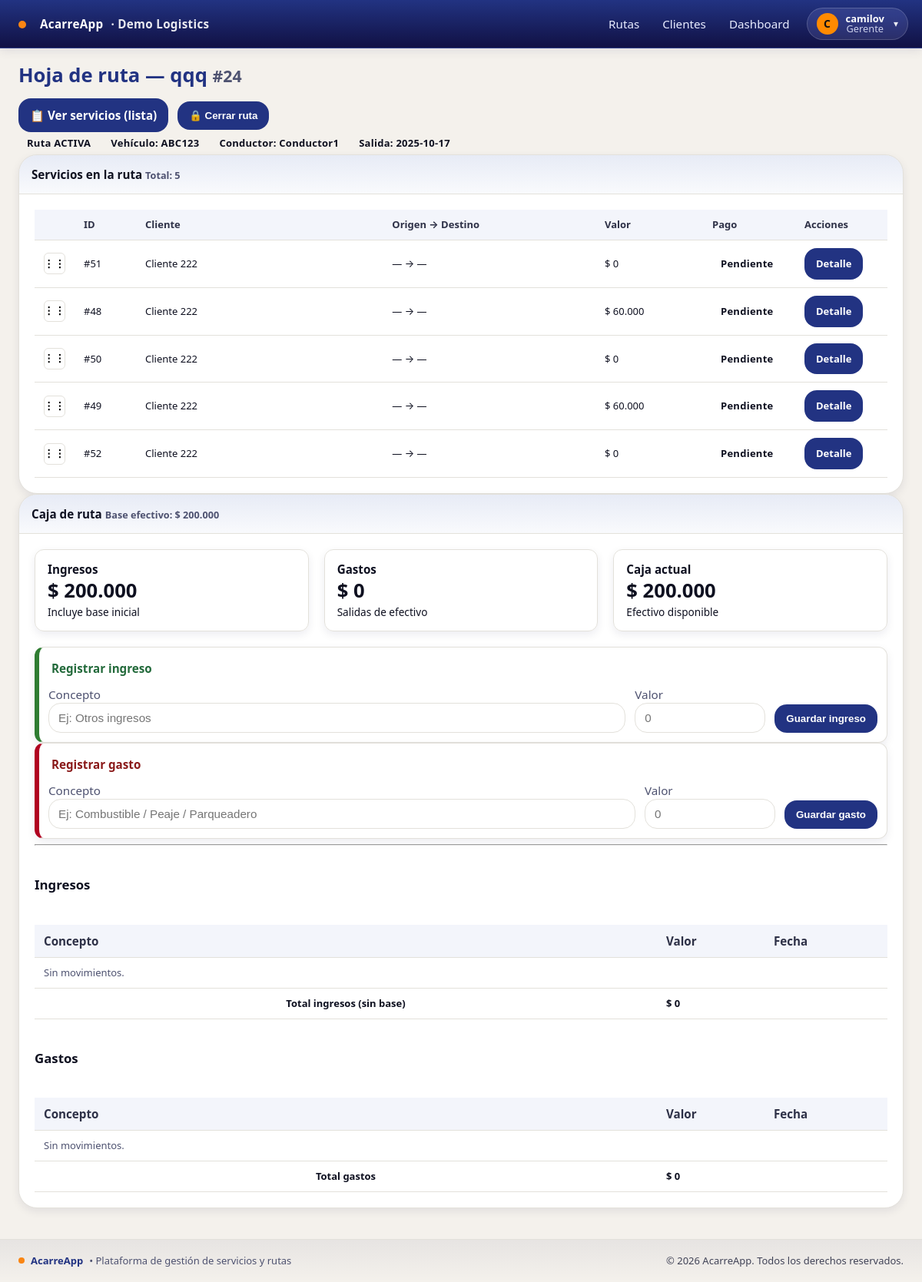
The app's page /rutas/24/hoja/ (signed in), older data.
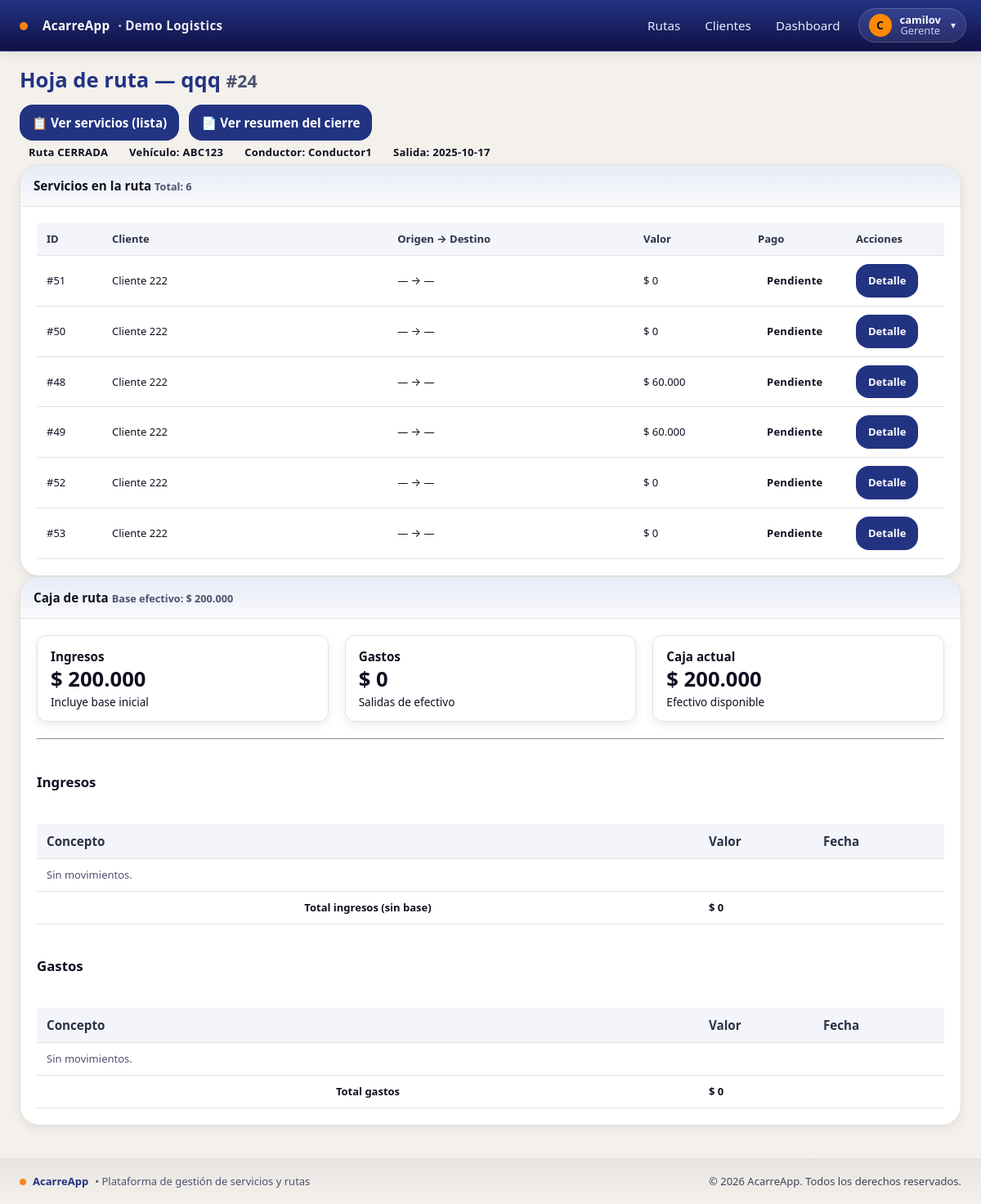
The same page, newer data.
### servicios/models.py (models this page shows, shortened)
class Servicio(models.Model):
    PENDIENTE = 'PEND'
    ANTICIPO = 'ANT'
    PAGADO = 'PAG'
    ESTADOS = [(PENDIENTE,'Pendiente'), (ANTICIPO,'Recibir anticipo'), (PAGADO,'Pagado')]
    cliente = models.ForeignKey('empresa.Cliente', on_delete=models.PROTECT)
    ruta = models.ForeignKey('rutas.Ruta', on_delete=models.CASCADE, related_name='servicios')
    valor = models.PositiveIntegerField(default=0)
    estado_pago = models.CharField(max_length=4, choices=ESTADOS, default=PENDIENTE)
    anticipo = models.PositiveIntegerField(default=0)
    origen = models.CharField(max_length=200, blank=True)
    destino = models.CharField(max_length=200, blank=True)
    notas = models.TextField(blank=True)
    recogido = models.BooleanField(default=False)
    entregado = models.BooleanField(default=False)
    recogido_en = models.DateTimeField(null=True, blank=True)
    lat_recogida = models.FloatField(null=True, blank=True)
    lon_recogida = models.FloatField(null=True, blank=True)
    entregado_en = models.DateTimeField(null=True, blank=True)
    lat_entrega = models.FloatField(null=True, blank=True)
    lon_entrega = models.FloatField(null=True, blank=True)
    orden = models.PositiveIntegerField(default=0, db_index=True)
    cantidad = models.PositiveIntegerField(
        default=1,
        validators=[MinValueValidator(1)],
        help_text="Número de unidades asociadas al servicio (mínimo 1)."
    )
    class Meta:
        ordering = ['ruta', 'orden', 'id']
    @property
    def saldo_cartera(self):
        if self.estado_pago == self.PAGADO:
            return 0
        if self.estado_pago == self.PENDIENTE:
            return self.valor
        return max(self.valor - self.anticipo, 0)

### empresa/models.py (models this page shows, shortened)
class Cliente(models.Model):
    empresa = models.ForeignKey(Empresa, on_delete=models.PROTECT)
    nombre = models.CharField(max_length=120)
    contacto = models.CharField(max_length=120, blank=True)
    telefono = models.CharField(max_length=50, blank=True)
    direccion = models.CharField(max_length=200, blank=True)
    activo = models.BooleanField(default=True)
    class Meta:
        unique_together = [('empresa','nombre')]
        ordering = ['nombre']

### rutas/views.py (the view)
# urls.py: path('<int:pk>/hoja/', views.RutaDetailView.as_view(), name='hoja'),   # ⬅️ hoja de ruta
@method_decorator(login_required, name='dispatch')
class RutaDetailView(DetailView):
    model = Ruta
    template_name = 'rutas/detail.html'
    context_object_name = 'ruta'
    def get_queryset(self):
        emp = get_current_empresa()
        qs = Ruta.objects.filter(empresa=emp).select_related('vehiculo', 'conductor')
        if is_conductor(self.request.user):
            qs = qs.filter(conductor=self.request.user)
        return qs
    def dispatch(self, request, *args, **kwargs):
        self.object = self.get_object()
        if is_conductor(request.user) and self.object.estado != 'ACTIVA':
            messages.warning(request, 'Esta ruta ya fue cerrada.')
            return redirect('rutas:list')
        return super().dispatch(request, *args, **kwargs)
    def get_context_data(self, **kwargs):
        ctx = super().get_context_data(**kwargs)
        ruta = self.object
        servicios = ruta.servicios.select_related('cliente').order_by('orden', 'id')
        tot_servicios = servicios.count()
        valor_total = sum(s.valor for s in servicios)
        total_cobrado = sum(s.valor for s in servicios if s.estado_pago == 'PAG')
        total_pendiente = sum(getattr(s, 'saldo_cartera', 0) for s in servicios)
        movs = ruta.movimientos.all().order_by('-timestamp')
        total_gastos = sum(m.valor for m in movs if m.tipo == 'GASTO')
        total_ingresos = ruta.base_efectivo + sum(m.valor for m in movs if m.tipo == 'INGRESO')
        disponible = total_ingresos - total_gastos
        utilidad_neta = total_cobrado - total_gastos
        base = ruta.base_efectivo or 0
        ingresos_sin_base = (total_ingresos or 0) - base
        ctx.update({
            'servicios': servicios,
            'movimientos': movs,
            'tot_servicios': tot_servicios,
            'valor_total': valor_total,
            'total_cobrado': total_cobrado,
            'total_pendiente': total_pendiente,
            'total_gastos': total_gastos,
            'total_ingresos': total_ingresos,
            'disponible': disponible,
            'utilidad_neta': utilidad_neta,
            'ingresos_sin_base': ingresos_sin_base,   # ← aquí
            'es_gerente': is_gerente(self.request.user),
            'es_conductor': is_conductor(self.request.user),
            'add_servicio_url': reverse('servicios:crear') + f'?ruta={ruta.pk}',
        })
        return ctx

### acarreapp/context_processors.py (called while the page is built)
def vapid_public_key(request):
    return {"VAPID_PUBLIC_KEY": settings.VAPID_PUBLIC_KEY}

### acarreapp/tenancy.py (called while the page is built)
def set_current_empresa(empresa):
    _state.empresa = empresa

def get_current_empresa():
    return getattr(_state, 'empresa', None)

def empresa_context(request):
    return {'empresa_actual': get_current_empresa()}

### rutas/templatetags/formatting.py (called while the page is built)
def _to_number(value):
    try:
        return float(value)
    except Exception:
        return 0.0

@register.filter
def miles(value):
    n = int(round(_to_number(value)))
    return f"{n:,}".replace(",", ".")

@register.filter
def money(value):
    return f"$ {miles(value)}"

### rutas/views.py (called while the page is built)
def is_gerente(user):
    role = getattr(getattr(user, 'userprofile', None), 'rol', '')
    return user.is_superuser or user.is_staff or role == 'GERENTE'

def is_conductor(user):
    role = getattr(getattr(user, 'userprofile', None), 'rol', '')
    return role == 'CONDUCTOR' or user.groups.filter(name__iexact='Conductor').exists()

### templates/rutas/detail.html (shortened to what the changed rows need)
{% extends "base.html" %}
{% load formatting %}
{% load humanize %}
{% block content %}
<div class="d-flex justify-content-between align-items-center mb-3">
  <h1 class="m-0">
    Hoja de ruta — {{ ruta.nombre|default:"(sin nombre)" }} <small class="text-muted">#{{ ruta.id }}</small>
  </h1>
  <div class="actions-inline">
    <a class="btn btn-outline-primary" href="{% url 'servicios:por_ruta' ruta.id %}">📋 Ver servicios (lista)</a>
    {% if user.is_superuser or user.is_staff %}
      {% if ruta.estado == "ACTIVA" %}
        <form method="post"
              action="{% url 'rutas:cerrar' ruta.id %}"
              onsubmit="return confirm('¿Seguro que quieres cerrar la ruta #{{ ruta.id }}? Ya no se podrán operar servicios y se generará el cierre.');">
          <button class="btn btn-outline-danger">🔒 Cerrar ruta</button>
        </form>
      {% else %}
        <a class="btn btn-outline-dark" href="{% url 'rutas:cierre_resumen' ruta.id %}">📄 Ver resumen del cierre</a>
      {% endif %}
    {% endif %}
  </div>
</div>
<div class="mb-3">
  {% if ruta.estado == "ACTIVA" %}
    <span class="badge text-bg-success">Ruta ACTIVA</span>
  {% else %}
    <span class="badge text-bg-secondary">Ruta CERRADA</span>
  {% endif %}
  {% if ruta.vehiculo %}
    <span class="badge text-bg-light text-dark">
      Vehículo: {% firstof ruta.vehiculo.placa ruta.vehiculo|stringformat:"s" "—" %}
    </span>
  {% endif %}
  {% if ruta.conductor %}
    <span class="badge text-bg-light text-dark">
      Conductor: {% firstof ruta.conductor.get_full_name ruta.conductor.username "—" %}
    </span>
  {% endif %}
  {% if ruta.fecha_salida %}
    <span class="badge text-bg-light text-dark">Salida: {{ ruta.fecha_salida|date:"Y-m-d" }}</span>
  {% endif %}
</div>
<div class="row g-3">
  <div class="col-lg-7">
    <div class="card shadow-sm h-100">
      <div class="card-header d-flex justify-content-between align-items-center">
        <span>Servicios en la ruta</span>
        <small class="text-muted">Total: {{ servicios|length }}</small>
      </div>
      <div class="card-body p-0">
        <div class="table-responsive">
          <table class="table table-striped table-hover align-middle mb-0">
            <thead class="table-light">
              <tr>
                {% if es_gerente and ruta.estado == "ACTIVA" %}
                  <th class="text-center" style="width:46px;"></th>
                {% endif %}
                <th class="text-center" style="width:80px;">ID</th>
                <th style="min-width:160px;">Cliente</th>
                <th>Origen → Destino</th>
                <th class="text-end" style="width:140px;">Valor</th>
                <th class="text-center" style="width:120px;">Pago</th>
                <th class="text-center" style="width:120px;">Acciones</th>
              </tr>
            </thead>
            <tbody id="sortable-servicios">
              {% for s in servicios %}
              <tr data-id="{{ s.id }}">
                {% if es_gerente and ruta.estado == "ACTIVA" %}
                  <td class="text-center">
                    <button type="button" class="drag-handle" aria-label="Reordenar"><span class="dots">⋮⋮</span></button>
                  </td>
                {% endif %}
                <td class="text-center">#{{ s.id }}</td>
                <td>{% firstof s.cliente.nombre s.cliente "—" %}</td>
                <td>{{ s.origen|default:"—" }} → {{ s.destino|default:"—" }}</td>
                <td class="text-end">{{ s.valor|default:0|money }}</td>
                <td class="text-center">
                  {% if s.estado_pago == "PEND" %}
                    <span class="badge text-bg-secondary">Pendiente</span>
                  {% elif s.estado_pago == "ANT" %}
                    <span class="badge text-bg-warning">Anticipo</span>
                  {% else %}
                    <span class="badge text-bg-success">Pagado</span>
                  {% endif %}
                </td>
                <td class="text-center">
                  <a class="btn btn-sm btn-outline-primary" href="{% url 'servicios:detail' s.id %}">Detalle</a>
                </td>
              </tr>
              {% empty %}
              <tr><td {% if es_gerente and ruta.estado == "ACTIVA" %}colspan="7"{% else %}colspan="6"{% endif %} class="text-center text-muted py-4">Sin servicios.</td></tr>
              {% endfor %}
            </tbody>
          </table>
        </div>
      </div>
    </div>
  </div>
  <div class="col-lg-5">
    <div class="card shadow-sm h-100">
      <div class="card-body">
        {% if ruta.estado == "ACTIVA" %}
          {% if es_gerente or es_conductor %}
            <div class="row g-3">
              <div class="col-md-12">
                <div class="caja-card caja-ingreso">
                  <div class="card-title">Registrar ingreso</div>
                  <form method="post" action="{% url 'rutas:ingreso' ruta.id %}" class="caja-grid">
                    <div>
                      <label class="form-label small text-muted">Concepto</label>
                      <input class="input" name="concepto" type="text" placeholder="Ej: Otros ingresos" required>
                    </div>
                    <div>
                      <label class="form-label small text-muted">Valor</label>
                      <input class="input" name="valor" type="number" min="1" step="1" placeholder="0" required>
                    </div>
                    <div>
                      <button class="btn btn-outline-success w-100">Guardar ingreso</button>
                    </div>
                  </form>
                </div>
              </div>
              <div class="col-md-12">
                <div class="caja-card caja-gasto">
                  <div class="card-title">Registrar gasto</div>
                  <form method="post" action="{% url 'rutas:gasto' ruta.id %}" class="caja-grid">
                    <div>
                      <label class="form-label small text-muted">Concepto</label>
                      <input class="input" name="concepto" type="text" placeholder="Ej: Combustible / Peaje / Parqueadero" required>
                    </div>
                    <div>
                      <label class="form-label small text-muted">Valor</label>
                      <input class="input" name="valor" type="number" min="1" step="1" placeholder="0" required>
                    </div>
                    <div>
                      <button class="btn btn-outline-danger w-100">Guardar gasto</button>
                    </div>
                  </form>
                </div>
              </div>
            </div>
          {% endif %}
        {% endif %}
        <div class="row g-3 mov-block">
          <div class="col-md-6">
            <div class="table-responsive">
              <table class="table table-sm table-striped align-middle mov-table">
                <thead>
                  <tr>
                    <th>Concepto</th>
                    <th class="text-end" style="width:140px;">Valor</th>
                    <th class="text-muted small" style="width:160px;">Fecha</th>
                  </tr>
                </thead>
                <tfoot>
                  <tr>
                    <th class="text-end">Total ingresos (sin base)</th>
                  </tr>
                </tfoot>
              </table>
            </div>
          </div>
          <div class="col-md-6">
            <div class="table-responsive">
              <table class="table table-sm table-striped align-middle mov-table">
                <thead>
                  <tr>
                    <th>Concepto</th>
                    <th class="text-end" style="width:140px;">Valor</th>
                    <th class="text-muted small" style="width:160px;">Fecha</th>
                  </tr>
                </thead>
                <tfoot>
                  <tr>
                    <th class="text-end">Total gastos</th>
                  </tr>
                </tfoot>
              </table>
            </div>
          </div>
        </div>
      </div>
    </div>
  </div>
</div>
{% endblock %}

Row changes from the older to the newer data that the page shows:
changed Ruta "qqq": estado "ACTIVA" → "CERRADA" (drawn)
shown differently, row unchanged: Servicio id 51: no longer shows "⋮⋮"
changed Servicio id 50: no longer shows "⋮⋮"; moves up the list
changed Servicio id 48: no longer shows "⋮⋮"
shown differently, row unchanged: Servicio id 49: no longer shows "⋮⋮"
shown differently, row unchanged: Servicio id 52: no longer shows "⋮⋮"
added Servicio: id "53", cliente.nombre "Cliente 222", origen "—", destino "—", valor "$ 0", estado_pago "Pendiente"
Text that changed along with them:
{{ servicios|length }}: "5" → "6"
text no longer shown: "🔒 Cerrar ruta Ruta ACTIVA Registrar ingreso Concepto Valor Guardar ingreso Registrar gasto Concepto Valor Guardar gasto"
text now shown: "📄 Ver resumen del cierre Ruta CERRADA"
